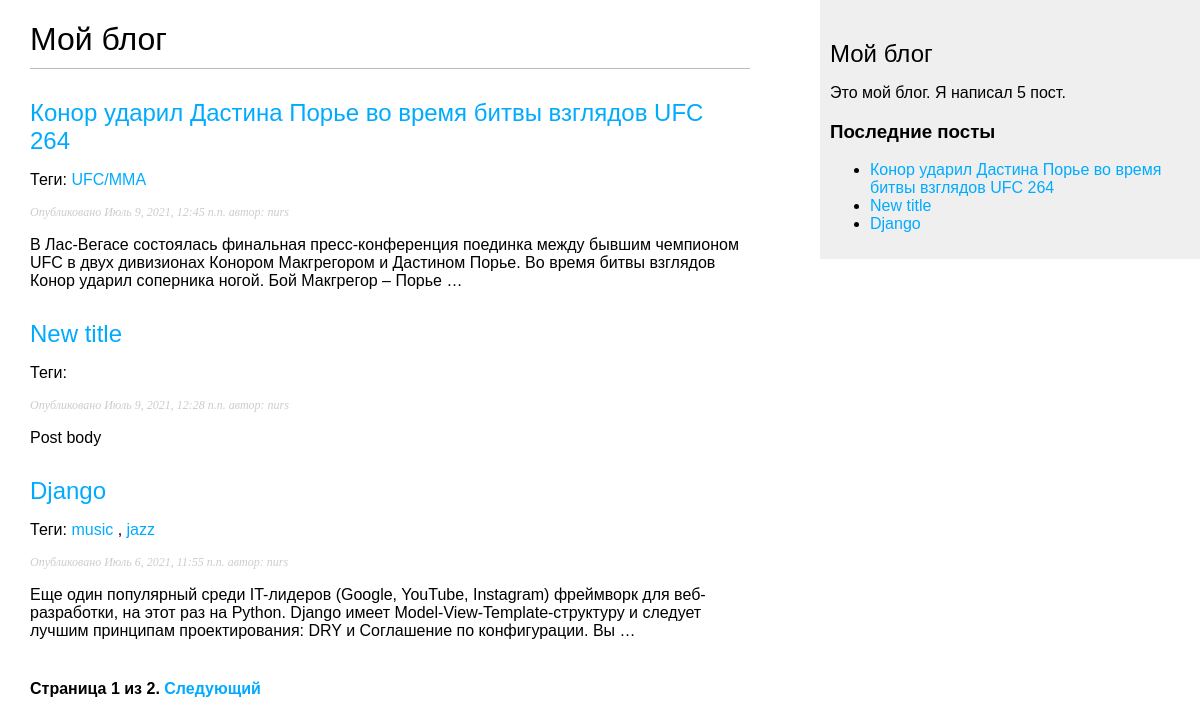
Before: / with the older database file.
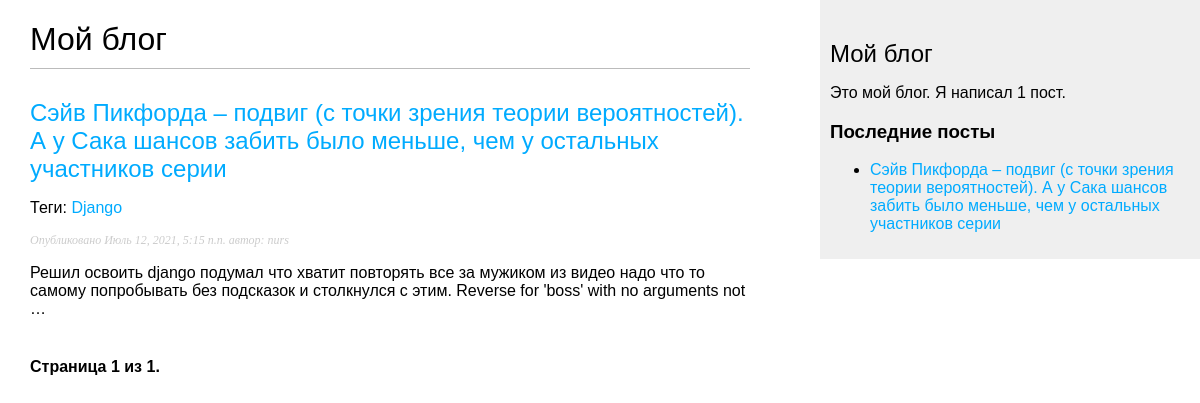
After: the same page with the newer database file.
### blog/models.py (models this page shows, shortened)
class Post(models.Model):
    STATUS_CHOICES = (
    ('draft', 'Draft'),
    ('published', 'Published'),
    )
    title = models.CharField(max_length=250)
    slug = models.SlugField(max_length=250, unique_for_date='publish')
    author = models.ForeignKey(User, on_delete=models.CASCADE, related_name='blog_posts')
    body = models.TextField()
    publish = models.DateTimeField(default=timezone.now)
    created = models.DateTimeField(auto_now_add=True)
    updated = models.DateTimeField(auto_now=True)
    status = models.CharField(max_length=10, choices=STATUS_CHOICES, default='draft')
    class Meta:
        ordering = ('-publish',)
    objects = models.Manager()
    drafted = DraftManager()
    published = PublishedManager()
    def get_absolute_url(self):
        return reverse('blog:post_detail', args=[
            self.publish.year,
            self.publish.month,
            self.publish.day,
            self.slug,
        ])
    tags = TaggableManager()

### blog/views.py (the view)
# urls.py: path('', views.post_list, name='post_list'),
def post_list(request, tag_slug=None):
    object_list = Post.published.all()
    tag = None
    if tag_slug:
        tag = get_object_or_404(Tag, slug=tag_slug)
        object_list = object_list.filter(tags__in=[tag])
    paginator = Paginator(object_list, 3)
    page = request.GET.get('page')
    try:
        posts = paginator.page(page)
    except PageNotAnInteger:
        posts = paginator.page(1)
    except EmptyPage:
        posts = paginator.page(paginator.num_pages)
    return render(request, 'blog/post/list.html', {'page': page, 'posts': posts,
                                                   'tag': tag})

### blog/models.py (called while the page is built)
    def get_queryset(self):
        return super().get_queryset().filter(status='published')

### blog/templatetags/blog_tags.py (called while the page is built)
@register.simple_tag
def total_posts():
    return Post.published.count()

@register.inclusion_tag('blog/post/latest_posts.html')
def show_latest_posts(count=5):
    latest_posts = Post.published.order_by('-publish')[:count]
    return {'latest_posts': latest_posts}

### blog/templates/blog/post/list.html (shortened to what this page needs)
{% extends 'blog/base.html' %}
{% block content %}
    <h1>Мой блог</h1>
    {% for post in posts %}
        <h2>
            <a href="{{ post.get_absolute_url }}">{{ post.title }}</a>
        </h2>
        <p class="tags">
            Теги:
                {% for tag in post.tags.all %}
                    <a href="{% url 'blog:post_list_by_tag' tag.slug %}">
                        {{ tag.name }}
                    </a>
                    {% if not forloop.last  %}, {% endif %}
                {% endfor %}
        </p>
        <p class="date">Опубликовано {{ post.publish }} автор: {{ post.author }}</p>
        {{ post.body|truncatewords:30|linebreaks }}
    {% endfor %}
    {% include "pagination.html" with page=posts %}
{% endblock %}

### blog/templates/blog/base.html (shortened to what this page needs)
{% load blog_tags %}
{% load static %}
<!doctype html>
<head>
    <link rel="stylesheet" href="{% static 'css/blog.css' %}">
</head>
<body>
    <div id="content">
        {% block content %}{% endblock %}
    </div>
    <div id="sidebar">
        <h2>Мой блог</h2>
        <p>Это мой блог. Я написал {% total_posts %} пост.</p>
        <h3>Последние посты</h3>
        {% show_latest_posts 3 %}
    </div>
</body>
</html>

### blog/templates/pagination.html (shortened to what this page needs)
<div class="pagination">
    <span class="step-links">
    <span class="current">
        Страница {{ page.number }} из {{ page.paginator.num_pages }}.
    </span>
    {% if page.has_next %}
        <a href="?page={{ page.next_page_number }}">Следующий</a>
    {% endif %}
    </span>
</div>

### blog/templates/blog/post/latest_posts.html
<ul>
    {% for post in latest_posts %}
        <li><a href="{{ post.get_absolute_url }}">{{ post.title }}</a></li>
    {% endfor %}
</ul>

### blog/static/css/blog.css (style rules this page uses)
body { margin:0; padding:0; font-family:helvetica, sans-serif; }
a { color:#00abff; text-decoration:none; }
h1 { font-weight:normal; border-bottom:1px solid #bbb; padding:0 0 10px 0; }
h2 { font-weight:normal; margin:30px 0 0; }
#content { float:left; width:60%; padding:0 0 0 30px; }
#sidebar { float:right; width:30%; padding:10px; background:#efefef; height:100%; }
p.date { color:#ccc; font-family: georgia, serif; font-size: 12px; font-style: italic; }
.pagination { margin:40px 0; font-weight:bold; }

Changed rows visible on the page:
removed Post: title "Конор ударил Дастина Порье во время битвы взглядов UFC 264", publish "Июль 9, 2021, 12:45 п.п.", author "nurs", body "В Лас-Вегасе состоялась финальная пресс-конференция поединка между бывшим чемпионом UFC в двух дивизионах Конором Макгрегором и Дастином Порье. Во время битвы взглядов Конор ударил соперника ногой. Бой Макгрегор – Порье …"
no longer on this page (row unchanged): Tag: name "UFC/MMA", shown under "Конор ударил Дастина Порье во время битвы взглядов UFC 264"
removed Post: title "New title", publish "Июль 9, 2021, 12:28 п.п.", author "nurs", body "Post body"
removed Post: title "Django", publish "Июль 6, 2021, 11:55 п.п.", author "nurs", body "Еще один популярный среди IT-лидеров (Google, YouTube, Instagram) фреймворк для веб-разработки, на этот раз на Python. Django имеет Model-View-Template-структуру и следует лучшим принципам проектирования: DRY и Соглашение по конфигурации. Вы …"
no longer on this page (row unchanged): Tag: name "music", shown under "Django"
no longer on this page (row unchanged): Tag: name "jazz", shown under "Django"
added Post: title "Сэйв Пикфорда – подвиг (с точки зрения теории вероятностей). А у Сака шансов забить было меньше, чем у остальных участников серии", publish "Июль 12, 2021, 5:15 п.п.", author "nurs", body "Решил освоить django подумал что хватит повторять все за мужиком из видео надо что то самому попробывать без подсказок и столкнулся с этим. Reverse for 'boss' with no arguments not …"
added Tag: name "Django", shown under "Июль 12, 2021, 5:15 п.п."
Other visible differences:
{{ page.paginator.num_pages }}: "2" → "1"
text no longer shown: "5 Следующий"
text now shown: "1"
